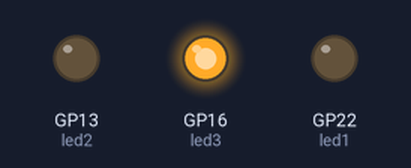
A program run on a simulated Raspberry Pi Pico running MicroPython. Parts: output pins drawn as LEDs (lit = HIGH).

Above: at 1.0 s.
At 3.0 s:
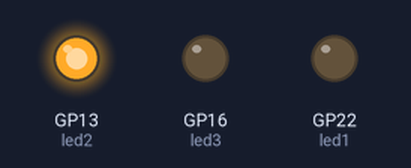
At 4.0 s:
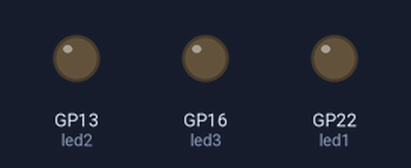
At 5.5 s:
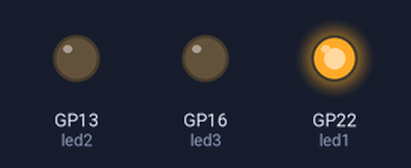
Timing chart, 0 to 9.1 s (numbered marks = the images above):
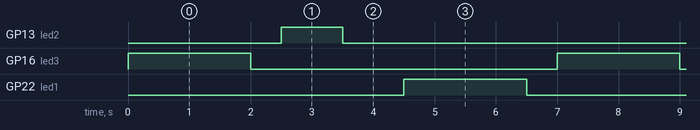

Measured:
- by itself, GP13 (led2): alternates HIGH for 1.0 s and LOW for 6.0 s
- by itself, GP16 (led3), GP22 (led1): alternates HIGH for 2.0 s and LOW for 5.0 s
- by itself, everything shown: repeats every 7.0 s, in 6 steps

The program:

blink2.py
```python
from machine import Pin
from time import sleep

led1 = Pin(22, Pin.OUT)
led2 = Pin(13, Pin.OUT)
led3 = Pin(16, Pin.OUT)

while True:
    led1.low()
    led2.low()
    led3.low()

    led3.high()
    sleep(2)
    led3.low()
    sleep(0.5)

    led2.high()
    sleep(1)
    led2.low()
    sleep(1)

    led1.high()
    sleep(2)
    led1.low()
    sleep(0.5)
```
